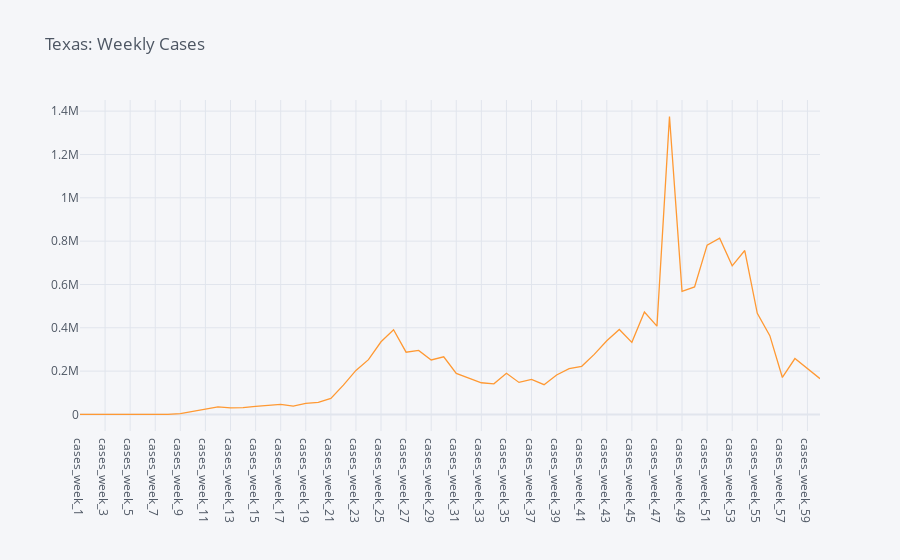

Notebook source saved alongside this figure:
### Markdown cell above
#### From the weekly cases in Texas, a sharp increase can be seen on week 49 of 2020 which is around thanksgiving

### Code cell
TexasDailyCasesTotal = TexasWeelyCasesFin.groupby(['State']).sum()
TexasDailyCasesTotal.drop(['countyFIPS', 'StateFIPS', 'population'], axis=1, inplace=True)
tff = TexasDailyCasesTotal.T
tff.iplot(kind='scatter', title='Texas: Weekly Cases')

### Figure 1 — Plotly figure (JSON) as saved in the notebook; plotly's stock layout.template omitted (floating-point values rounded to 4 significant figures)
{"data": [{"line": {"color": "rgba(255, 153, 51, 1.0)", "dash": "solid", "shape": "linear", "width": 1.3}, "mode": "lines", "name": "TX", "text": "", "type": "scatter", "x": ["cases_week_1", "cases_week_2", "cases_week_3", "cases_week_4", "cases_week_5", "cases_week_6", "cases_week_7", "cases_week_8", "cases_week_9", "cases_week_10", "cases_week_11", "cases_week_12", "cases_week_13", "cases_week_14", "cases_week_15", "cases_week_16", "cases_week_17", "cases_week_18", "cases_week_19", "cases_week_20", "cases_week_21", "cases_week_22", "cases_week_23", "cases_week_24", "cases_week_25", "cases_week_26", "cases_week_27", "cases_week_28", "cases_week_29", "cases_week_30", "cases_week_31", "cases_week_32", "cases_week_33", "cases_week_34", "cases_week_35", "cases_week_36", "cases_week_37", "cases_week_38", "cases_week_39", "cases_week_40", "cases_week_41", "cases_week_42", "cases_week_43", "cases_week_44", "cases_week_45", "cases_week_46", "cases_week_47", "cases_week_48", "cases_week_49", "cases_week_50", "cases_week_51", "cases_week_52", "cases_week_53", "cases_week_54", "cases_week_55", "cases_week_56", "cases_week_57", "cases_week_58", "cases_week_59", "cases_week_60"], "y": [0, 0, 0, 0, 0, 0, 100, 235, 3914, 13687, 24796, 34673, 30063, 31460, 37712, 41179, 46907, 38432, 51554, 56050, 74111, 135110, 203254, 252923, 335346, 390892, 287370, 295787, 251472, 265877, 189773, 167480, 146314, 141579, 190278, 147835, 162173, 137336, 182154, 211378, 222215, 277234, 340046, 392164, 332811, 472783, 407884, 1375090, 568456, 588374, 781677, 813917, 686020, 756714, 466999, 363697, 170826, 258007, 210527, 165108]}], "layout": {"legend": {"bgcolor": "#F5F6F9", "font": {"color": "#4D5663"}}, "paper_bgcolor": "#F5F6F9", "plot_bgcolor": "#F5F6F9", "title": {"font": {"color": "#4D5663"}, "text": "Texas: Weekly Cases"}, "xaxis": {"gridcolor": "#E1E5ED", "showgrid": true, "tickfont": {"color": "#4D5663"}, "title": {"font": {"color": "#4D5663"}, "text": ""}, "zerolinecolor": "#E1E5ED"}, "yaxis": {"gridcolor": "#E1E5ED", "showgrid": true, "tickfont": {"color": "#4D5663"}, "title": {"font": {"color": "#4D5663"}, "text": ""}, "zerolinecolor": "#E1E5ED"}}}
